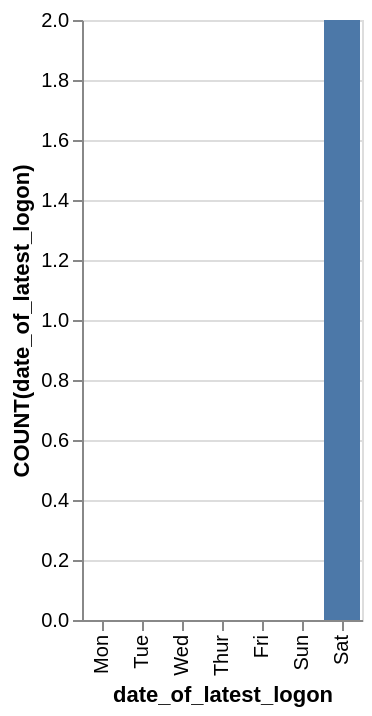

Describe this chart as a Vega-Lite specification.
### Vega-Lite specification from a JSON file in a GitHub repository (floating-point values rounded to 4 significant figures)
{"data": {"values": [{"x_data": "Mon", "y_data": 0}, {"x_data": "Tue", "y_data": 0}, {"x_data": "Wed", "y_data": 0}, {"x_data": "Thur", "y_data": 0}, {"x_data": "Fri", "y_data": 0}, {"x_data": "Sat", "y_data": 2}, {"x_data": "Sun", "y_data": 0}]}, "mark": "bar", "encoding": {"x": {"field": "x_data", "type": "nominal", "title": "date_of_latest_logon", "sort": {"op": "sum", "field": "y_data", "order": "ascending"}}, "y": {"field": "y_data", "type": "quantitative", "title": "COUNT(date_of_latest_logon)"}}}
